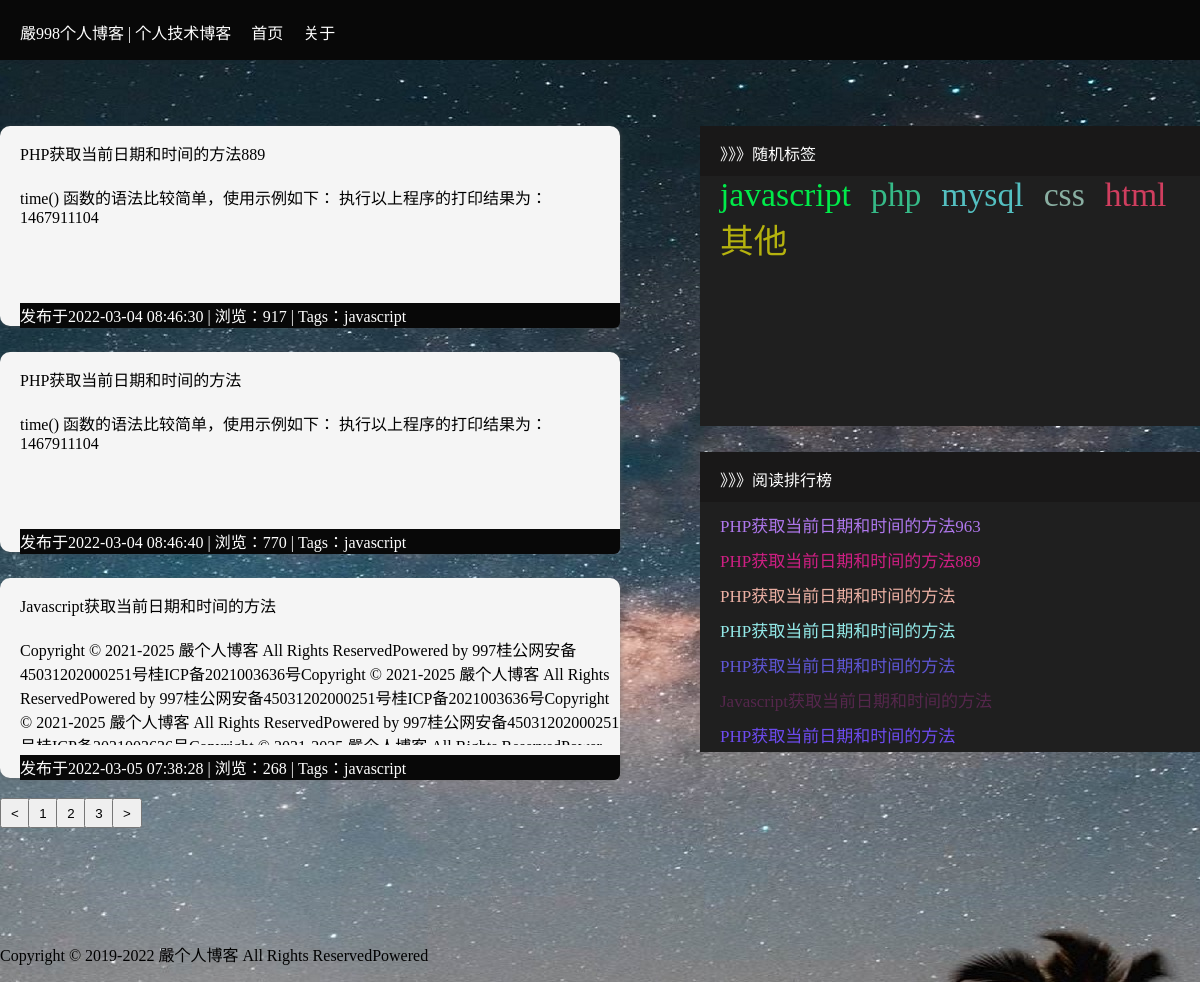
Page /public/article.php?tag=javascript&page=1 on the committed database.
### tables this page shows
CREATE TABLE `article` (
  `id` int(5) NOT NULL AUTO_INCREMENT,
  `title` varchar(255) DEFAULT NULL COMMENT '标题',
  `content` text COMMENT '内容',
  `fenclass` varchar(30) DEFAULT NULL COMMENT '分类',
  `time` int(50) DEFAULT NULL COMMENT '时间',
  `browse` int(30) DEFAULT NULL COMMENT '浏览',
  PRIMARY KEY (`id`)
);

### public/article.php (the view, shortened to what this page needs)
<?php
require '../admin/config.php';
$sql = "select `id`,`title` from article   order by `browse` desc  limit 7";
$read = mysqli_query($conn,$sql);
$readR = mysqli_fetch_all($read);
$pageSize = 3;
$tag = trim($_GET['tag']);
$pg = trim($_GET['page']);
$page = ($pg-1)*$pageSize;
$sql2 = "select count(*)  from article";
$result = mysqli_query($conn,$sql2);
$row1 =mysqli_fetch_row($result);
$pageNum = ceil($row1[0]/3);
$sql1 = "select * from article where `fenclass` = '{$tag}' order by `browse` desc limit $page,$pageSize";
$result1 = mysqli_query($conn,$sql1);
$row = mysqli_fetch_all($result1);
?>
<!DOCTYPE html>
<html lang="en">
<head>
    <link rel="stylesheet" href="/static/css/article.css">
</head>
<body id="body">
    <div id="all">
        <div class="header">
           <div class="header-ul">
                 <ul>
                    <li><a href="#">嚴998个人博客&nbsp;|&nbsp;个人技术博客</a></li>
                    <li><a href="/index.php">首页</a></li>
                    <li><a href="/public/self.php">关于</a></li>
                </ul>
           </div>
        </div>
        <div class="content">
            <div class="right">
                <?php
                    for($i=0;$i<3;$i++){
                ?>
                    <div>
                        <a href="/public/article-see.php?id=<?php echo $row[$i][0];?>"><?php echo $row[$i][1];?></a><br>
                        <p class="p1"><span class="content-span">
                            <?php
                                echo $row[$i][2];
                            ?>
                        </span></p>
                        <p><span class="content-span-footer">
                        发布于<?php echo date("Y-m-d H:i:s",$row[$i][4])?> |  浏览：<?php echo $row[$i][5]?> | Tags：<?php echo $row[$i][3]=='qita'?'其他':$row[$i][3]?>
                         </span></p>
                    </div>
                <?php
                     }
                ?>
               <p>
                    <a href="?tag=<?php echo $tag;?>&page=<?php echo $pg == 1?$pg:$pg-1;?>"><button><</button></a>
                    <a href="?tag=<?php echo $tag;?>&page=1"><button>1</button></a>
                    <a href="?tag=<?php echo $tag;?>&page=2">  <button>2</button></a>
                    <a href="?tag=<?php echo $tag;?>&page=3"> <button>3</button></a>
                    <a href="?tag=<?php echo $tag;?>&page=<?php echo $pg==$pageNum?$pageNum:$pg+1;?>"><button>></button></a>
               </p>
            </div>
            <div class="left">
                <div>
                    <p><span>》》》随机标签<span></p>
                   <ul class="left-ul">
                       <li><a href="/public/article.php?tag=javascript&page=1">javascript</a></li>
                       <li><a href="/public/article.php?tag=php&page=1">php</a></li>
                       <li><a href="/public/article.php?tag=mysql&page=1">mysql</a></li>
                       <li><a href="/public/article.php?tag=css&page=1">css</a></li>
                       <li><a href="/public/article.php?tag=html&page=1">html</a></li>
                       <li><a href="/public/article.php?tag=qita&page=1">其他</a></li>
                   </ul>
                </div>
                <div class="left-div2">
                    <p><span>》》》阅读排行榜<span></p>
                    <ul class="left-div2-ul">
                        <?php
                            for($i=0;$i<7;$i++){
                        ?>
                       <li><a href="/public/article-see.php?id=<?php echo $readR[$i][0];?>" class="ziti"><?php echo $readR[$i][1];?></a></li>
                       <?php
                            }
                       ?>
                   </ul>
                </div>
            </div>
        </div>
        <div class="footer">
            <div>
                <span>
                  Copyright © 2019-<?php echo date('Y');?> 嚴个人博客 All Rights ReservedPowered
                </span>
            </div>
        </div>
    </div>
</body>
</html>

### static/css/article.css (style rules this page uses)
* { padding:0; margin: 0; }
body { background-image:url("/static/images/12.jpg"); }
.header { position: fixed; width: 100%; height: 60px; top: 0px; z-index: 9999; background-color: #080808; }
.header>.header-ul { width: 1200px; margin: 0 auto; }
.header>.header-ul>ul { margin-top: 20px; }
.header>.header-ul li { list-style: none; float:left; margin-left: 20px; }
.header>.header-ul li>a { text-decoration: none; color:white; }
.content { margin:100px auto; width: 1200px; }
.right { width:600px; height:300px; display: inline-block; }
.right>div { width:600px; height:200px; background-color: #f5f5f5; border-radius: 10px; box-shadow: 1px 1px 5px rgba(97,97,97,.48); padding-left: 20px; margin-top: 26px; }
.right>div .p1 { width:600px; height:128px; display:-webkit-box; -webkit-box-orient: vertical; overflow: hidden; -webkit-line-clamp: 5; }
.right>div>a { display: inline-block; padding-top:15px; text-decoration:none; color:black; }
.right>div .content-span { display: block; margin-top:20px; }
.right>div .content-span-footer { display: block; margin-top:10px; background-color:#080808; height:25px; color:white; border-bottom-right-radius:6px; }
.left { width:500px; height:300px; margin-left:20px; float:right; }
.left>div { width:500px; height:300px; background: #1f1f1f; margin-top:26px; }
.left>div>p { background: #191818; color:white; height:50px; }
.left>div>p>span { display: inline-block; margin-top: 15px; margin-left: 20px; }
.left>div>ul>li { list-style: none; float: left; margin-left:20px; }
.left>div>.left-ul>li>a { color:black; text-decoration: none; font-size: 33.6677px; }
.left>.left-div2>ul>li { list-style: none; margin-top: 10px; }
.left>.left-div2>ul>li>a { color:white; text-decoration: none; font-size: 17px; }
.content>.right>p { margin-top: 20px; margin-left:6px; }
.content>.right>p>a>button { margin-left:-6px; width:30px; height:30px; }
.footer { width:100%; height:60px; }
.footer>div { width: 1200px; padding-top:20px; margin: 0 auto; }
.footer>div>span { color: black; }

### rows in the picture
article: title "PHP获取当前日期和时间的方法889", content "time() 函数的语法比较简单，使用示例如下： 执行以上程序的打印结果为： 1467911104", time "2022-03-04 08:46:30", browse "917", fenclass "javascript"
article: title "PHP获取当前日期和时间的方法", content "time() 函数的语法比较简单，使用示例如下： 执行以上程序的打印结果为： 1467911104", time "2022-03-04 08:46:40", browse "770", fenclass "javascript"
article: title "Javascript获取当前日期和时间的方法", content "Copyright © 2021-2025 嚴个人博客 All Rights ReservedPowered by 997桂公网安备45031202000251号桂ICP备2021003636号Copyright © 2021-2025 嚴个人博客 All Rights ReservedPowered by 997桂公网安备45031202000251号桂ICP备2021003636号Copyright © 2021-2025 嚴个人博客 All Rights ReservedPowered…", time "2022-03-05 07:38:28", browse "268", fenclass "javascript"
article: title "PHP获取当前日期和时间的方法963"
article: title "PHP获取当前日期和时间的方法"
article: title "PHP获取当前日期和时间的方法"
article: title "PHP获取当前日期和时间的方法"
